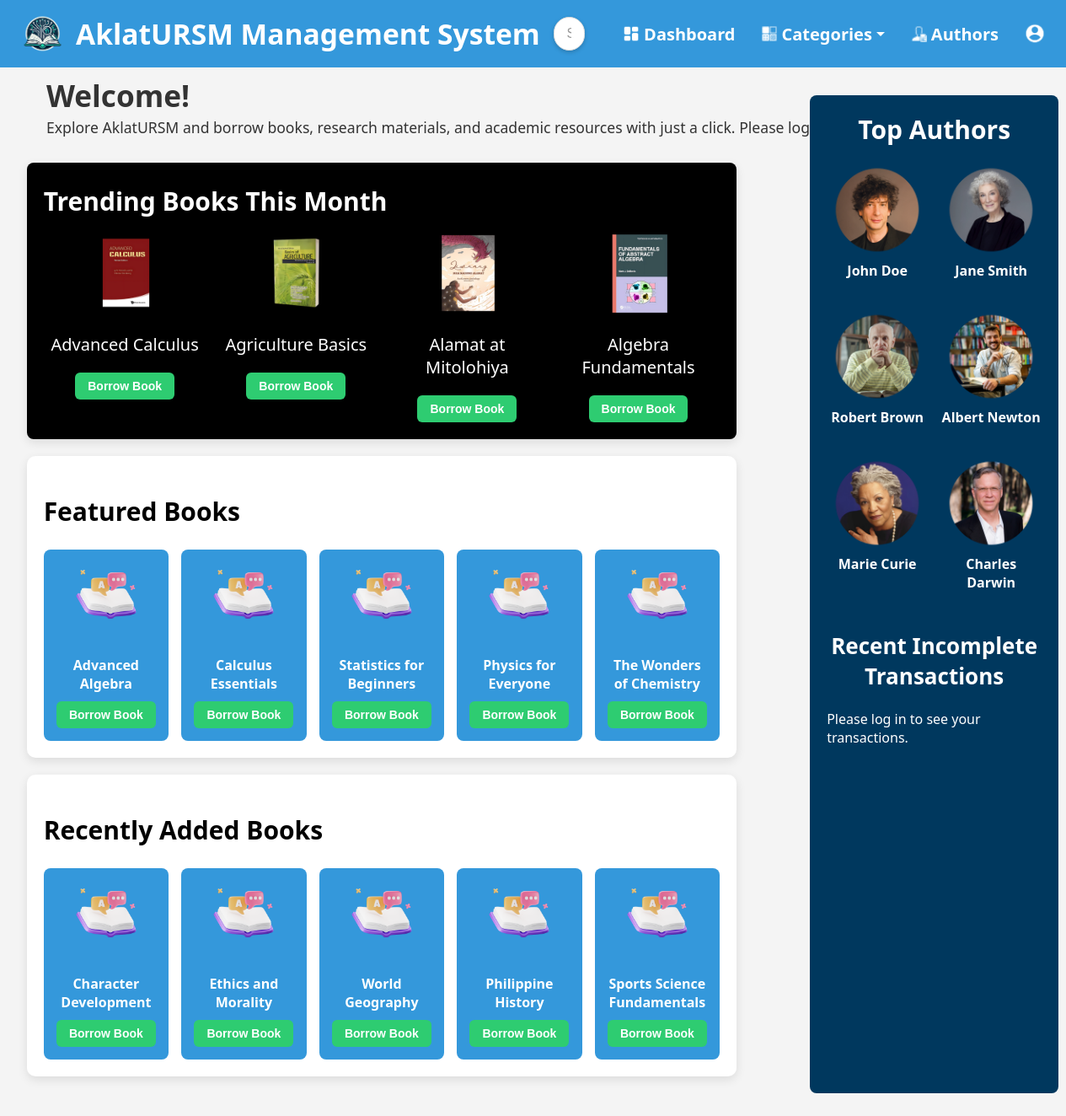
/pages/Dashboard.php, run on the app's committed database.
### tables this page shows
CREATE TABLE `library_books` (
  `id` int(11) NOT NULL,
  `title` varchar(255) NOT NULL,
  `category_id` int(11) DEFAULT NULL,
  `topic` varchar(255) DEFAULT NULL,
  `cover_image` varchar(255) DEFAULT NULL,
  `date_added` datetime NOT NULL DEFAULT current_timestamp(),
  `quantity` int(11) NOT NULL,
  `Available` int(11) NOT NULL DEFAULT 5
);

CREATE TABLE `books` (
  `id` int(11) NOT NULL,
  `title` varchar(255) NOT NULL,
  `subject` varchar(100) NOT NULL,
  `author` varchar(255) DEFAULT NULL,
  `publication_year` int(4) DEFAULT NULL,
  `cover_image` varchar(255) NOT NULL,
  `category_id` int(11) DEFAULT NULL,
  `date_added` datetime NOT NULL DEFAULT current_timestamp(),
  `quantity` int(11) NOT NULL,
  `Available` int(11) NOT NULL DEFAULT 5
);

### pages/Dashboard.php (the view, shortened to what this page needs)
<?php
include '../validate/db.php';
if (isset($_SESSION['username']) && !empty($_SESSION['username'])) {
    $username = $_SESSION['username'];
} else {
    $username = "";
}
function getFeaturedBooks($conn, $limit = 5)
{
    $sql = "SELECT * FROM books ORDER BY id ASC LIMIT $limit";
    $result = $conn->query($sql);
    return $result;
}
function getRecentBooks($conn, $limit = 5)
{
    $sql = "SELECT * FROM books ORDER BY id DESC LIMIT $limit";
    $result = $conn->query($sql);
    return $result;
}
function displayBooks($result, $source)
{
    if ($result->num_rows > 0) {
        while ($row = $result->fetch_assoc()) {
?>
            <div class="book-item">
                <div class="book-image-container">
                    <?php if (!empty($row['cover_image'])) { ?>
                        <img src="<?php echo htmlspecialchars($row['cover_image']); ?>" alt="Book Cover" class="book-cover">
                    <?php } else { ?>
                        <img src="booksicon.png" alt="Book Icon" class="book-icon">
                    <?php } ?>
                </div>
                <p class="book-title"><?php echo htmlspecialchars($row['title']); ?></p>
                <form action="transaction.php" method="get">
                    <button type="submit" class="borrow-btn">Borrow Book</button>
                </form>
            </div>
        <?php
        }
    } else {
        echo "<p>No books found.</p>";
    }
}
function getTopAuthors($conn, $limit = 5)
{
    $sql = "SELECT DISTINCT author FROM books LIMIT $limit";
    $result = $conn->query($sql);
    return $result;
}
function displayAuthors($result)
{
    $authorImages = [
        'author1.png',
        'author2.png',
        'author3.png',
        'author4.png',
        'author5.png',
        'author6.png'
    ];
    $imageIndex = 0;
    while ($row = $result->fetch_assoc()) {
        ?>
        <div class="author-item">
            <a href="author_detail.php?author=<?php echo urlencode($row['author']); ?>">
                <img src="<?php echo $authorImages[$imageIndex]; ?>" alt="Author Icon" class="author-icon">
            </a>
            <p class="author-name"><?php echo htmlspecialchars($row['author']); ?></p>
        </div>
        <?php
        $imageIndex = ($imageIndex + 1) % count($authorImages);
    }
}
function getTrendingBooks($conn, $limit = 4)
{
    $sql = "SELECT * FROM library_books ORDER BY title ASC LIMIT $limit";
    $result = $conn->query($sql);
    return $result;
}
function displayTrendingBooks($result)
{
    if ($result->num_rows > 0) {
        $coverImages = [
            'advance-calculus.png',
            'agriculture-books.png',
            'mito-books.png',
            'algebra-book.png'
        ];
        $imageIndex = 0;
        while ($row = $result->fetch_assoc()) {
        ?>
            <div class="trending-item">
                <?php
                if (!empty($row['cover_image'])) {
                    echo '<img src="' . htmlspecialchars($row['cover_image']) . '" alt="' . htmlspecialchars($row['title']) . '">';
                } else {
                    echo '<img src="' . $coverImages[$imageIndex] . '" alt="Default Cover Image">';
                    $imageIndex = ($imageIndex + 1) % count($coverImages);
                }
                ?>
                <p><?php echo htmlspecialchars($row['title']); ?></p>
                <form action="transaction.php" method="get">
                    <button type="submit" class="borrow-btn">Borrow Book</button>
                </form>
            </div>
        <?php
        }
    } else {
        echo "<p>No trending books found.</p>";
    }
}
        ?>
<!DOCTYPE html>
<html lang="en">
<head>
</head>
<body>
    <header>
        <div class="header-left">
            <img src="../img/LMS_logo.png" alt="Library Logo" class="logo">
            <span class="system-title">AklatURSM Management System</span>
        </div>
        <div class="search-container">
            <input type="text" class="search-bar" placeholder="Search..." id="search-input" onkeyup="showSuggestions(this.value)">
        </div>
        <div class="nav-links">
            <ul>
                <li>
                    <img src="dashboard-icon.png" alt="Dashboard Icon" class="nav-icon">
                    <a href="dashboard.php">Dashboard</a>
                </li>
                <li class="dropdown">
                    <img src="categories-icon.png" alt="Categories Icon" class="nav-icon">
                    <a href="categories.php">Categories <span class="down-arrow"></span></a>
                </li>
                <li>
                    <img src="authors-icon.png" alt="Authors Icon" class="nav-icon">
                    <a href="Authors.php">Authors</a>
                </li>
                <li>
                    <a href="profile_account.php" class="account-icon-link">
                        <img src="account-icon.png" alt="Account Icon" class="nav-icon">
                    </a>
                </li>
            </ul>
        </div>
    </header>
    <?php if (!empty($username)) { ?>
        <div class="welcome-message">
            <h2>Welcome, <?php echo htmlspecialchars($username); ?>!</h2>
            <p>Explore AklatURSM and borrow books, research materials, and academic resources with just a click.</p>
        </div>
    <?php } else { ?>
        <div class="welcome-message">
            <h2>Welcome!</h2>
            <p>Explore AklatURSM and borrow books, research materials, and academic resources with just a click. Please log in to access your account.</p>
        </div>
    <?php } ?>
    <div class="container-row">
        <div class="book-listings">
            <div class="container trending-section">
                <h2 style="font-size: 30px;">Trending Books This Month</h2>
                <div class="trending-grid">
                    <?php
                    $trendingBooks = getTrendingBooks($conn, 4);
                    displayTrendingBooks($trendingBooks);
                    ?>
                </div>
            </div>
            <div class="container featured-books-section">
                <h2 style="font-size: 30px;">Featured Books</h2>
                <div class="book-grid">
                    <?php
                    $featuredBooks = getFeaturedBooks($conn, 5);
                    displayBooks($featuredBooks, 'books');
                    ?>
                </div>
            </div>
            <div class="container recent-books-section">
                <h2 style="font-size: 30px;">Recently Added Books</h2>
                <div class="book-grid">
                    <?php
                    $recentBooks = getRecentBooks($conn, 5);
                    ?>
                </div>
            </div>
        </div>
        <div class="container-author">
            <section class="book-section">
                <h2 style="font-size: 30px;">Top Authors</h2>
                <div class="author-grid">
                    <?php
                    $topAuthors = getTopAuthors($conn, 6);
                    if ($topAuthors && $topAuthors->num_rows > 0) {
                        displayAuthors($topAuthors);
                    } else {
                        echo "<p>No authors found.</p>";
                    }
                    ?>
                </div>
            </section>
            <section class="transaction-section">
                <h2 style="font-size: 26px; margin-top: 30px; text-align:center">Recent Incomplete Transactions</h2>
                <div class="transaction-grid">
                    <?php
                    if (isset($_SESSION['email'])) {
                        $email = $_SESSION['email'];
                        $recentTransactions = getRecentTransactions($conn, $email, 10);
                        displayRecentTransactions($recentTransactions);
                    } else {
                        echo "<p>Please log in to see your transactions.</p>";
                    }
                    ?>
                </div>
            </section>
        </div>
    </div>
</body>
</html>

### data on the page
library_books: shows a picture, title "Advanced Calculus"
library_books: shows a picture, title "Agriculture Basics"
library_books: shows a picture, title "Alamat at Mitolohiya"
library_books: shows a picture, title "Algebra Fundamentals"
books: title "Advanced Algebra"
books: title "Calculus Essentials"
books: title "Statistics for Beginners"
books: title "Physics for Everyone"
books: title "The Wonders of Chemistry"
books: title "Character Development"
books: title "Ethics and Morality"
books: title "World Geography"
books: title "Philippine History"
books: title "Sports Science Fundamentals"

### other printed values
$row['author'] "John Doe"
$row['author'] "Jane Smith"
$row['author'] "Robert Brown"
$row['author'] "Albert Newton"
$row['author'] "Marie Curie"
$row['author'] "Charles Darwin"
